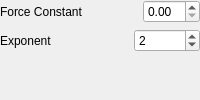
                 <widget class="QWidget" name="spheAdvPage_2">
                  <layout class="QHBoxLayout" name="horizontalLayout_116">
                   <property name="leftMargin">
                    <number>0</number>
                   </property>
                   <property name="topMargin">
                    <number>0</number>
                   </property>
                   <property name="rightMargin">
                    <number>0</number>
                   </property>
                   <property name="bottomMargin">
                    <number>0</number>
                   </property>
                   <item>
                    <layout class="QVBoxLayout" name="verticalLayout_51">
                     <item>
                      <layout class="QHBoxLayout" name="horizontalLayout_117">
                       <item>
                        <widget class="QLabel" name="spheConstantLabel_6">
                         <property name="font">
                          <font>
                           <italic>false</italic>
                          </font>
                         </property>
                         <property name="text">
                          <string>Force Constant </string>
                         </property>
                        </widget>
                       </item>
                       <item>
                        <widget class="QDoubleSpinBox" name="spheConstantDSpinBox_6">
                         <property name="sizePolicy">
                          <sizepolicy hsizetype="Fixed" vsizetype="Fixed">
                           <horstretch>0</horstretch>
                           <verstretch>0</verstretch>
                          </sizepolicy>
                         </property>
                         <property name="font">
                          <font>
                           <italic>false</italic>
                          </font>
                         </property>
                        </widget>
                       </item>
                      </layout>
                     </item>
                     <item>
                      <layout class="QHBoxLayout" name="horizontalLayout_118">
                       <item>
                        <widget class="QLabel" name="spheExpLabel_6">
                         <property name="font">
                          <font>
                           <italic>false</italic>
                          </font>
                         </property>
                         <property name="text">
                          <string>Exponent</string>
                         </property>
                        </widget>
                       </item>
                       <item>
                        <widget class="QSpinBox" name="spheExpSpinBox_6">
                         <property name="sizePolicy">
                          <sizepolicy hsizetype="Fixed" vsizetype="Fixed">
                           <horstretch>0</horstretch>
                           <verstretch>0</verstretch>
                          </sizepolicy>
                         </property>
                         <property name="minimumSize">
                          <size>
                           <width>66</width>
                           <height>0</height>
                          </size>
                         </property>
                         <property name="font">
                          <font>
                           <italic>false</italic>
                          </font>
                         </property>
                         <property name="minimum">
                          <number>0</number>
                         </property>
                         <property name="maximum">
                          <number>10</number>
                         </property>
                         <property name="singleStep">
                          <number>2</number>
                         </property>
                         <property name="value">
                          <number>2</number>
                         </property>
                        </widget>
                       </item>
                      </layout>
                     </item>
                     <item>
                      <spacer name="verticalSpacer_15">
                       <property name="orientation">
                        <enum>Qt::Vertical</enum>
                       </property>
                       <property name="sizeHint" stdset="0">
                        <size>
                         <width>20</width>
                         <height>40</height>
                        </size>
                       </property>
                      </spacer>
                     </item>
                    </layout>
                   </item>
                  </layout>
                 </widget>
